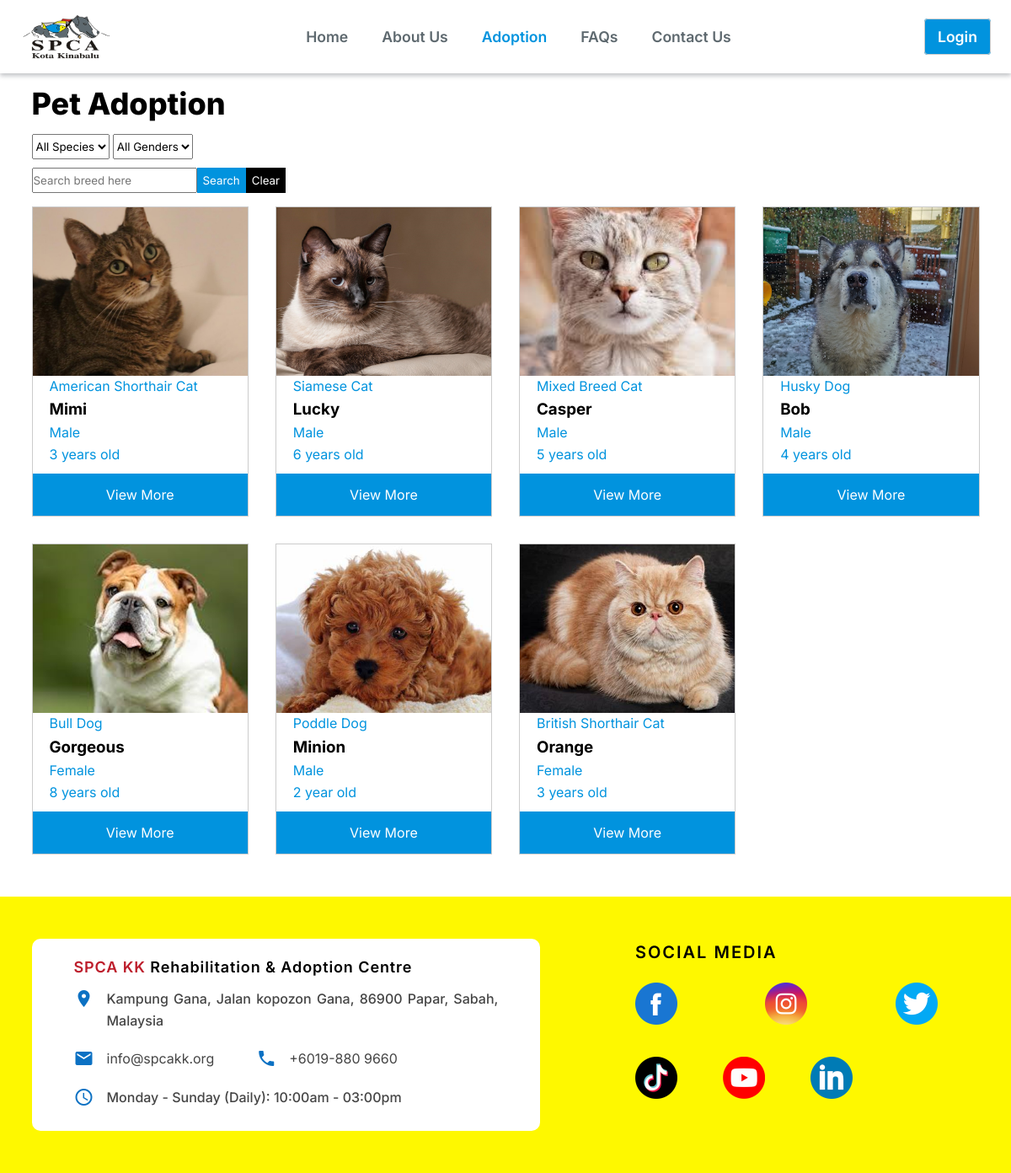
/adoption.php, run on the app's committed database.
### tables this page shows
CREATE TABLE `pet` (
  `pet_id` int(10) NOT NULL,
  `pet_name` varchar(255) NOT NULL,
  `gender` varchar(255) NOT NULL,
  `age` varchar(255) NOT NULL,
  `species` varchar(255) NOT NULL,
  `breed` varchar(255) NOT NULL,
  `vaccination_status` varchar(255) NOT NULL,
  `description` text NOT NULL,
  `image` blob NOT NULL,
  `intake_date` date NOT NULL,
  `created_date` date NOT NULL DEFAULT current_timestamp()
);

### adoption.php (the view, shortened to what this page needs)
<?php
$page = 'adoption';
include('include/header.php');
require('include/database.php');
$search_query = isset($_GET['search_query']) ? $_GET['search_query'] : '';
?>
<!DOCTYPE html>
<html lang="en">
<head>
    <link rel="stylesheet" href="https://cdnjs.cloudflare.com/ajax/libs/font-awesome/6.2.1/css/all.min.css" />
    <link rel="stylesheet" href="common.css">
</head>
<body>
<div class='container'>
<h1>Pet Adoption</h1>
<div class="form-container">
    <form method="GET" action="">
            <div class="filter-search-container">
            <div class="filter-container">
                <select style="height: 30px;" id="species" name="species" onchange="this.form.submit()">
                    <option value="">All Species</option>
                </select>
                <select style="height: 30px;" id="gender" name="gender" onchange="this.form.submit()">
                    <option value="">All Genders</option>
                </select>
            </div>
            <div class="search-container" style="display: flex; margin-top: 10px;">
                <input type="text" id="search_query" name="search_query" value="<?php echo htmlspecialchars($search_query); ?>" placeholder="Search breed here">
                <button class="search-btn" type="submit">Search</button>
                <button class="clear-btn" onclick="clearSearch()">Clear</button>
            </div>
            </div>
    </form>
</div>
<?php
    $sql = "SELECT * FROM pet WHERE 1=1";
$result = mysqli_query($conn, $sql);
if (mysqli_num_rows($result) > 0) {
    echo "<div class='item'>";
    while ($row = mysqli_fetch_assoc($result)) {
        echo "<div class='item-single'>";
        echo "<img style='object-fit: cover;' src='admin/uploads/" . $row['image'] . "' alt='Image'>";
        echo "<div style='padding: 0px 20px; line-height: 1.6;'>";
        echo "<p class='pet-detail'>" . $row['breed'] . "&nbsp" . $row['species'] . "</p>";
        echo "<h3 style=''>" . $row['pet_name'] . "</h3>";
        echo "<p class='pet-detail'>" . $row['gender'] . "</p>";
        echo "<p class='pet-detail'>". $row['age'] . "</p>";
        echo "</div>";
        echo "<a href='pet-profile.php?petid=" . $row['pet_id'] . "'><input class='view-btn' type='button' value='View More'></input></a>";
        echo "</div>";
    }
    echo "</div>";
} else {
    echo "<br><br>";
    echo "<div style='text-align: center;'>No results found</div>";
}
?>
<div class='spacing'></div>
</div>
</body>
</html>
<?php include('include/footer.php'); ?>

### include/header.php (shortened to what this page needs)
<?php session_start();
    require('database.php');
    if(isset($_SESSION['username']))
    {
      $username = $_SESSION['username'];
    }
    else
    {
      $username = '';
    }
?>
<html lang="en">
<head>
    <link rel="stylesheet" href="include/header.css">
    <link href="https://unpkg.com/boxicons@latest/css/boxicons.min.css" rel="stylesheet">
    <link href="https://cdn.jsdelivr.net/npm/remixicon@2.5.0/fonts/remixicon.css" rel="stylesheet">
</head>
<body>
  <header>
    <a href="index.php" class="<?php if($page=='index'){echo'actived';}?>" class="logo">
        <img style="width: 110px;" src="images/logo.png"/>
    </a>
    <ul class="navbar">
      <li><a class="<?php if($page=='index'){echo'actived';}?>" href="index.php">Home</a></li>
      <li><a class="<?php if($page=='about-us'){echo'actived';}?>" href="about-us.php">About Us</a></li>
      <li><a class="<?php if($page=='adoption'){echo'actived';}?>" href="adoption.php">Adoption</a></li>
      <li><a class="<?php if($page=='faqs'){echo'actived';}?>" href="faqs.php">FAQs</a></li>
      <li><a class="<?php if($page=='contact-us'){echo'actived';}?>" href="contact-us.php">Contact Us</a></li>
    </ul>
    <div class="main">
    <div class="dropdown">
      <a href="user-login.html" class="login-link" id="login-link">
      <?php if(isset($_SESSION['username']))
      {
       echo $username;
       echo '<span><i class="ri-arrow-down-s-fill" style="position: relative; left: 5%; top: 3px;"></i></span>';
      }
      else{
      echo 'Login';}
      ?>
      </a>
    </div>
  </header>
</body>
</html>

### include/footer.php (shortened to what this page needs)
<!DOCTYPE html>
<html lang="en">
<head>
    <link rel="stylesheet" href="common.css">
</head>
<body>
<div style="background:#FEF800;">
	<div class="bottomcontainer">
		<div class="left-white-bg">
			<div style="font-size:18px; font-weight:600; letter-spacing: 0.05em;">
				<span style="color:#BD1E2C;">SPCA KK </span>
				Rehabilitation & Adoption Centre
			</div>
			<div style="height: 10px;">
			</div>
			<div style="display: flex;">
				<div>
				<span class="material-icons" style="color:#0C71C3;">place </span>
				</div>
				<div style="padding-left:15px; color:#454545;">Kampung Gana, Jalan kopozon Gana, 86900 Papar, Sabah, Malaysia
				</div>
			</div>
			<div style="height: 20px;">
			</div>
			<div class="email-phone-column">
				<div class="email-column">
					<div>
					<span class="material-icons" style="color:#0C71C3;">email </span>
					</div>
					<div style="padding-left:15px; color:#454545;">
					<a alt="Email us at info@spcakk.org" class="btmHyp" href="mailto:info@spcakk.org" title="Email us at info@spcakk.org">info@spcakk.org</a>
					</div>
				</div>
				<div style="display: flex;">
					<div>
					<span class="material-icons" style="color:#0C71C3;">phone </span>
					</div>
					<div style="padding-left:15px; color:#454545;">
					<a alt="Contact us at +6019-880 9660" class="btmHyp" href="https://api.whatsapp.com/send?phone=60198809660&amp;text=Enquiry+From+SPCA+KK+Website" title="Contact us at +6019-880 9660">+6019-880 9660</a>
					</div>
				</div>
			</div>
			<div style="height: 20px;">
			</div>
			<div style="display: flex;">
				<div>
				<span class="material-icons" style="color:#0C71C3;">schedule </span>
				</div>
				<div style="padding-left:15px; color:#454545;">Monday - Sunday (Daily): 10:00am - 03:00pm
				</div>
			</div>
		</div>
		<div class="right-social-media">
			<div style="font-weight:600; font-size:20px; letter-spacing: 0.1em; color:#000;">
				SOCIAL MEDIA
			</div>
			<div style="display:block;line-height: 88px;margin-top: 20px;">
			<a class="social-media-link" href="https://www.facebook.com/spcakk" target="_blank" title="Find Us at Facebook"><img src="images/icon-facebook.png" style="width: 50px;"/></a>
			<a class="social-media-link" href="https://www.instagram.com/spcakk" target="_blank" title="Find Us at Instagram"><img src="images/icon-instagram.png" style="width: 50px;"/></a>
			<a class="social-media-link" href="https://www.youtube.com/@spcakksyoutubechannel7904" target="_blank" title="Find Us at Twitter"><img src="images/icon-twitter.png" style="width: 50px;"/></a>
			<a class="social-media-link" href="https://www.tiktok.com/@spcakkshelter" target="_blank" title="Find Us at Tiktok"><img src="images/icon-tiktok.png" style="width: 50px;"/></a>
			<a class="social-media-link" href="https://twitter.com/spcakk" target="_blank" title="Find Us at Youtube"><img src="images/icon-youtube.png" style="width: 50px;"/></a>
			<a class="social-media-link" href="https://www.linkedin.com/company/spca-kk" target="_blank" title="Find Us at Linkedln"><img src="images/icon-linkedln.png" style="width: 50px;"/></a>
			</div>
		</div>
	</div>
</div>
  </body>
  </html>

### include/header.css (style rules this page uses)
* { padding: 0; margin: 0; font-family: 'Inter'; text-decoration: none; list-style: none; }
:root { --text-color: #5E696F; --main-color: #0193DE; }
header { position: sticky; width: 100%; top: 0; right: 0; z-index: 1000; display: flex; align-items: center; justify-content: space-between; background: #fff; padding: 28px 0px; transition: all .5s ease-in-out; box-shadow: 0 3px 5px rgba(57, 63, 72, 0.3); box-sizing: border-box; }
.navbar { display: flex; }
.navbar a { color: var(--text-color); font-size: 1.1rem; font-weight: 600; padding: 5px 0; margin: 0px 30px; transition: all .5s ease-in-out; }
.navbar a.actived { color: var(--main-color); }
.main { display: flex; align-items: center; }
.main a { font-size: 1.1rem; font-weight: 600; transition: all .5s ease-in-out; color: #fff; background: var(--main-color); padding-left: 15px; padding-right: 15px; }
@media (max-width: 1280px) { header { padding: 14px 2%; transition: .2s; } }
@media (max-width: 1280px) { .navbar a { padding: 5px 0; margin: 0px 20px; } }

### common.css (style rules this page uses)
body { font-family: 'Inter'; font-weight: 500; font-size: 16px; line-height: 1.8; }
h1 { font-size: 36px; font-weight: 800; color: #000000; line-height: 2.0; }
ul { padding-left: 0px; }

### include/header.php (style rules this page uses)
.dropdown { position: relative; display: inline-block; }
.login-link { text-decoration: none; padding: 10px; background-color: #f1f1f1; border: 1px solid #ccc; border-radius: 4px; cursor: pointer; }

### adoption.php (style rules this page uses)
html, body { max-width: 100%; overflow-x: hidden; }
.container { text-align: justify; line-height: 1.6; width: 62.5vw; margin: auto; }
.spacing { height: 50px; }
@media (max-width: 1280px) { .container { width: 93.75vw; } }
.item { display: grid; grid-template-columns: repeat(4, 1fr); grid-gap: 2rem; margin-top: 1rem; }
.item-single { background: #fff; border: 1px solid #ccc;; }
.item-single img { width: 100%; height: 200px; object-fit: cover; }
.pet-detail { color:#0193DE; font-size: 1.00rem; font-weight: 400; }
.view-btn { font-size: 1rem; width: 100%; height:50px; cursor: pointer; background: #0193DE; border:none; color: #fff; padding: 6px; margin-top: 10px; text-align: center; }
input#search_query { height: 30px; }
.search-btn { color: #fff; background: #0193DE; padding: 6px; border:1px solid #0193DE; }
.clear-btn { color: #fff; background: #000; padding: 6px; border:1px solid #000; }
form { position: relative; }

### include/footer.php (style rules this page uses)
a.btmHyp, a.btmHyp:link, a.btmHyp:visited { color:#454545; font-weight:normal; text-decoration: none; }
.bottomcontainer { text-align:justify; line-height: 1.6; width: 62.5vw; margin: auto; padding: 50px 0px; display: flex; }
.left-white-bg { background: #fff; width:77%; padding:20px 50px; box-sizing:border-box; border-radius:10px; }
.email-phone-column { display: flex; }
.email-column { display: flex; margin-right: 50px; }
.right-social-media { margin-left:10%; display: block; }
.social-media-link { margin-right: 50px; }
@media (max-width: 1280px) { .bottomcontainer { width: 93.75vw; } }

### data on the page
pet: image (picture), breed "American Shorthair", species "Cat", pet_name "Mimi", gender "Male", age "3 years old"
pet: image (picture), breed "Siamese", species "Cat", pet_name "Lucky", gender "Male", age "6 years old"
pet: image (picture), breed "Mixed Breed", species "Cat", pet_name "Casper", gender "Male", age "5 years old"
pet: image (picture), breed "Husky", species "Dog", pet_name "Bob", gender "Male", age "4 years old"
pet: image (picture), breed "Bull", species "Dog", pet_name "Gorgeous", gender "Female", age "8 years old"
pet: image (picture), breed "Poddle", species "Dog", pet_name "Minion", gender "Male", age "2 year old"
pet: image (picture), breed "British Shorthair", species "Cat", pet_name "Orange", gender "Female", age "3 years old"
